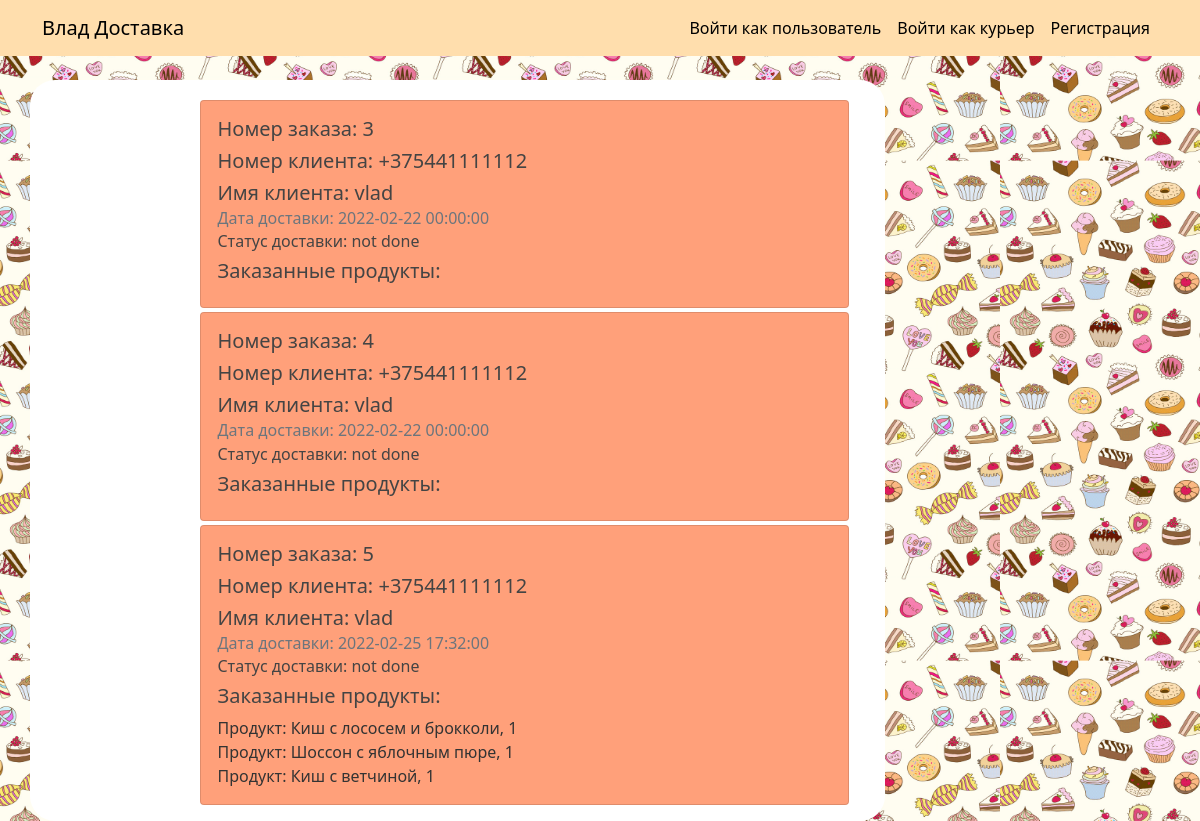
/all_orders, run on the app's committed database.
### bd_project/models.py (models this page shows, shortened)
class BaseModel(Model):
    id = PrimaryKeyField(unique=True)
    class Meta:
        database = db
        order_by = 'id'

class Order(BaseModel):
    user_id = ForeignKeyField(User, backref='orders', null=False)
    courier_id = ForeignKeyField(Courier, backref='orders', null=True)
    address = CharField(max_length=20, null=False)
    time_creation = DateTimeField(default=datetime.utcnow(), null=False)
    time_of_delivery = DateTimeField(null=False)
    status = CharField(max_length=10, default='not done')
    class Meta:
        db_table = 'Orders'

class User(BaseModel, UserMixin):
    username = CharField(max_length=20, unique=True, null=False)
    email = CharField(max_length=20, unique=True, null=False)
    phone = CharField(max_length=15, unique=True, null=False)
    address = CharField(max_length=20, null=False)
    password = CharField(max_length=60, null=False)
    class Meta:
        db_table = 'Users'

class OrderList(BaseModel):
    order_id = ForeignKeyField(Order, backref='products')
    product_id = ForeignKeyField(Product, backref='orders', null=False)
    amount = IntegerField(null=False)
    class Meta:
        db_table = 'OrderList'

class Product(BaseModel):
    name = CharField(unique=True, null=False)
    price = DoubleField(null=False)
    description = TextField(null=False)
    weight = IntegerField(null=False)
    image = CharField(null=False)
    category = ForeignKeyField(Categories, backref='category')
    class Meta:
        db_table = 'Products'

### bd_project/couriers/routes.py (the view)
@couriers.route('/all_orders')
def all_orders():
    orders = Order.select().where(Order.courier_id.is_null())
    return render_template('current_orders.html', orders=orders)

### bd_project/templates/current_orders.html (shortened to what this page needs)
{% extends 'layout.html' %}
{% block content %}
<div class="container">
    <div class="row">
        <div class="col-2">
        </div>
        <div class="col-10">
            {% if orders %}
            {% for order in orders %}
            {% if session['courier'] and order.status == 'done' and order.courier_id %}
            <div class="card bg-color-done mt-1" style="width: 100%;">
            {% else %}
            <div class="card bg-color-not-done mt-1" style="width: 100%;">
            {% endif %}
                <div class="card-body">
                    <h5 class="card-title">Номер заказа: {{ order.id }}</h5>
                    <h5 class="card-title">Номер клиента: {{ order.user_id.phone }}</h5>
                    <h5 class="card-title">Имя клиента: {{ order.user_id.username }}</h5>
                    <h6 class="card-subtitle mb-2 text-muted">Дата доставки: {{ order.time_of_delivery }}</h6>
                    <h6 class="card-subtitle mb-2">Статус доставки: {{ order.status }}</h6>
                    <h5>Заказанные продукты:</h5>
                    {% for product in order.products %}
                    <span>Продукт: {{ product.product_id.name }}, {{ product.amount }} </span><br>
                    {% endfor %}
                </div>
            </div>
            {% endfor %}
            {% endif %}
        </div>
    </div>
</div>
{% endblock content %}

### bd_project/static/main.css (style rules this page uses)
body { background: #fafafa; color: #333333; margin-top: 5rem; }
h1, h2, h3, h4, h5, h6 { color: #444444; }
.bg-color-not-done { background:#FFA07A; }
body { background-image: url("../static/background.png"); background-position: left, right; background-repeat: repeat; background-size: 1000px 500px; }

### data on the page
Order: id "3", user_id.phone "+375441111112", user_id.username "vlad", time_of_delivery "2022-02-22 00:00:00", status "not done"
Order: id "4", user_id.phone "+375441111112", user_id.username "vlad", time_of_delivery "2022-02-22 00:00:00", status "not done"
Order: id "5", user_id.phone "+375441111112", user_id.username "vlad", time_of_delivery "2022-02-25 17:32:00", status "not done"
OrderList: product_id.name "Киш с лососем и брокколи", amount "1"
OrderList: product_id.name "Шоссон с яблочным пюре", amount "1"
OrderList: product_id.name "Киш с ветчиной", amount "1"
